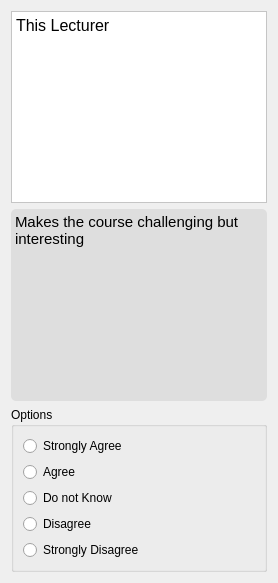
               <widget class="QWidget" name="page_45">
                <layout class="QVBoxLayout" name="verticalLayout_127">
                 <item>
                  <widget class="QTextBrowser" name="textBrowser_97">
                   <property name="styleSheet">
                    <string notr="true">background-color: rgb(255, 255, 255);</string>
                   </property>
                   <property name="html">
                    <string>&lt;!DOCTYPE HTML PUBLIC &quot;-//W3C//DTD HTML 4.0//EN&quot; &quot;http://www.w3.org/TR/REC-html40/strict.dtd&quot;&gt;
&lt;html&gt;&lt;head&gt;&lt;meta name=&quot;qrichtext&quot; content=&quot;1&quot; /&gt;&lt;style type=&quot;text/css&quot;&gt;
p, li { white-space: pre-wrap; }
&lt;/style&gt;&lt;/head&gt;&lt;body style=&quot; font-family:'Comic Sans MS'; font-size:10pt; font-weight:400; font-style:normal;&quot;&gt;
&lt;p style=&quot; margin-top:0px; margin-bottom:0px; margin-left:0px; margin-right:0px; -qt-block-indent:0; text-indent:0px;&quot;&gt;&lt;span style=&quot; font-family:'consolas'; font-size:12pt;&quot;&gt;This Lecturer&lt;/span&gt;&lt;/p&gt;&lt;/body&gt;&lt;/html&gt;</string>
                   </property>
                  </widget>
                 </item>
                 <item>
                  <widget class="QTextBrowser" name="textBrowser_98">
                   <property name="styleSheet">
                    <string notr="true">background-color: rgb(222, 222, 222);
border-radius: 5px;</string>
                   </property>
                   <property name="html">
                    <string>&lt;!DOCTYPE HTML PUBLIC &quot;-//W3C//DTD HTML 4.0//EN&quot; &quot;http://www.w3.org/TR/REC-html40/strict.dtd&quot;&gt;
&lt;html&gt;&lt;head&gt;&lt;meta name=&quot;qrichtext&quot; content=&quot;1&quot; /&gt;&lt;style type=&quot;text/css&quot;&gt;
p, li { white-space: pre-wrap; }
&lt;/style&gt;&lt;/head&gt;&lt;body style=&quot; font-family:'Comic Sans MS'; font-size:10pt; font-weight:400; font-style:normal;&quot;&gt;
&lt;p style=&quot; margin-top:0px; margin-bottom:0px; margin-left:0px; margin-right:0px; -qt-block-indent:0; text-indent:0px;&quot;&gt;&lt;span style=&quot; font-family:'consolas'; font-size:11pt;&quot;&gt;Makes the course challenging but interesting&lt;/span&gt;&lt;/p&gt;&lt;/body&gt;&lt;/html&gt;</string>
                   </property>
                  </widget>
                 </item>
                 <item>
                  <widget class="QGroupBox" name="groupBox_33">
                   <property name="styleSheet">
                    <string notr="true">QRadionButton:{
	font: 10pt &quot;Comic Sans MS&quot;;
}</string>
                   </property>
                   <property name="title">
                    <string>Options</string>
                   </property>
                   <property name="flat">
                    <bool>false</bool>
                   </property>
                   <layout class="QVBoxLayout" name="verticalLayout_128">
                    <item>
                     <layout class="QVBoxLayout" name="verticalLayout_129">
                      <item>
                       <widget class="QRadioButton" name="radioButton_7_6">
                        <property name="styleSheet">
                         <string notr="true"/>
                        </property>
                        <property name="text">
                         <string>Strongly Agree</string>
                        </property>
                       </widget>
                      </item>
                      <item>
                       <widget class="QRadioButton" name="radioButton_7_7">
                        <property name="text">
                         <string>Agree</string>
                        </property>
                       </widget>
                      </item>
                      <item>
                       <widget class="QRadioButton" name="radioButton_7_8">
                        <property name="text">
                         <string>Do not Know</string>
                        </property>
                       </widget>
                      </item>
                      <item>
                       <widget class="QRadioButton" name="radioButton_7_9">
                        <property name="text">
                         <string>Disagree</string>
                        </property>
                       </widget>
                      </item>
                      <item>
                       <widget class="QRadioButton" name="radioButton_7_10">
                        <property name="text">
                         <string>Strongly Disagree</string>
                        </property>
                       </widget>
                      </item>
                     </layout>
                    </item>
                   </layout>
                  </widget>
                 </item>
                </layout>
               </widget>
